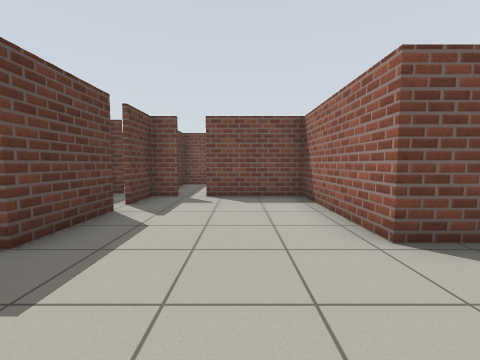
View 1 (above)

18 first-person views from a walk through a robot-simulator world made for Gazebo. The camera is 0.92 m above the floor, tilts 4° down and sees 90° across. The floor is counted in squares, 1 m on a side. Each view is taken from the middle of a square. On the plan, view 1 faces up. The plan holds only what a view shows up to about 10 squares ahead; the rest is blank.

View 2
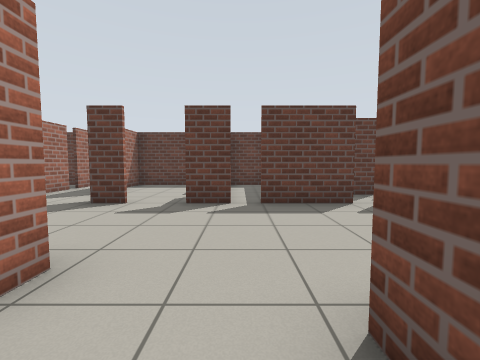

View 3
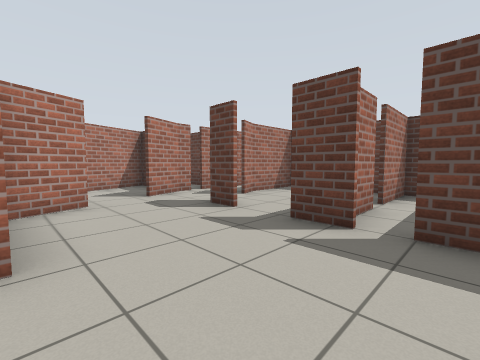

View 4
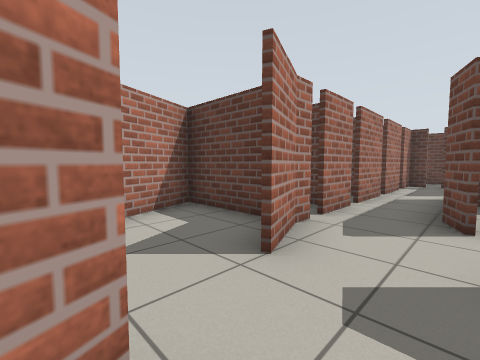

View 5
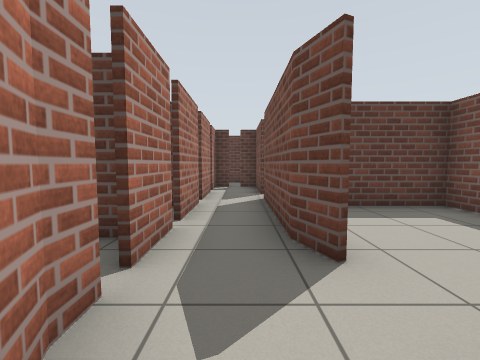

View 6
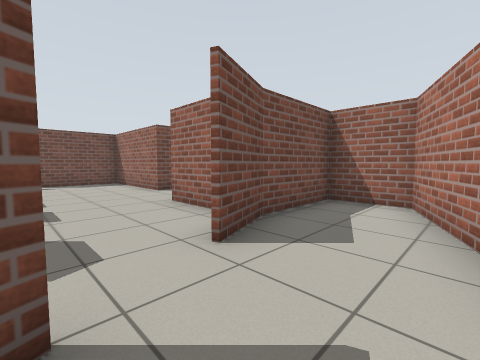

View 7
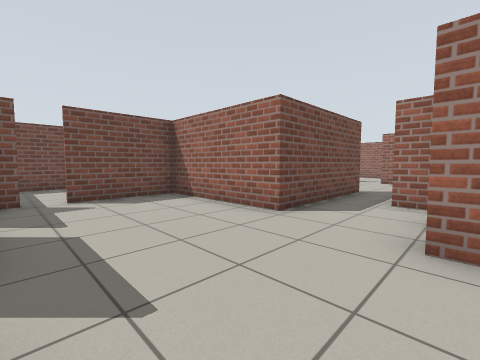

View 8
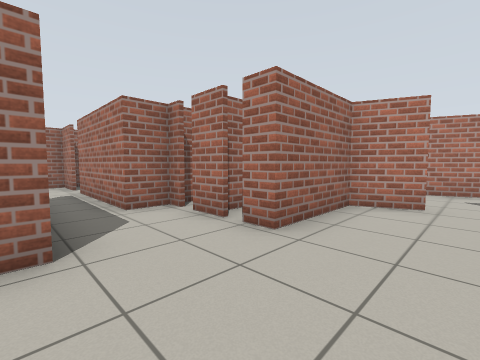

View 9
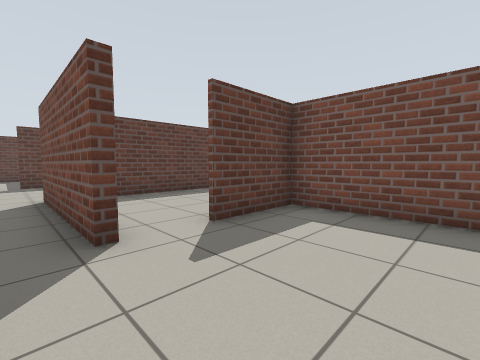

View 10
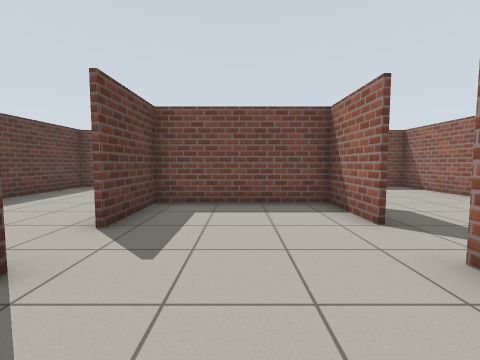

View 11
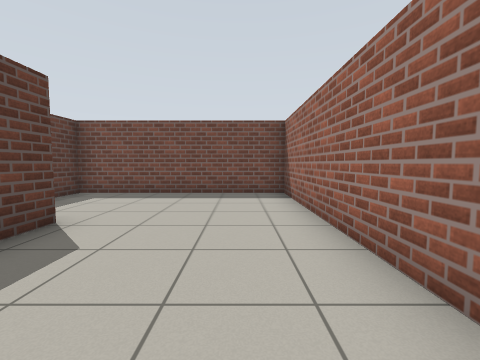

View 12
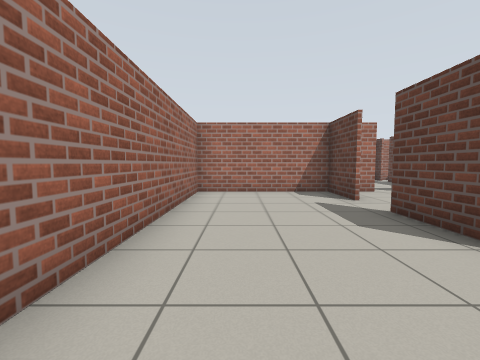

View 13
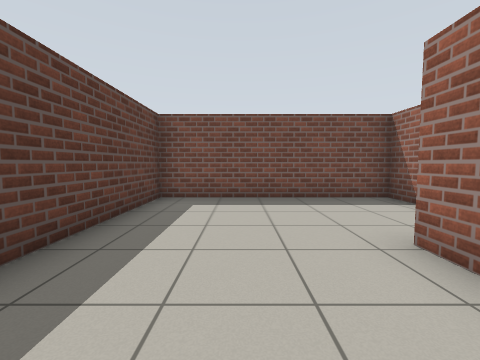

View 14
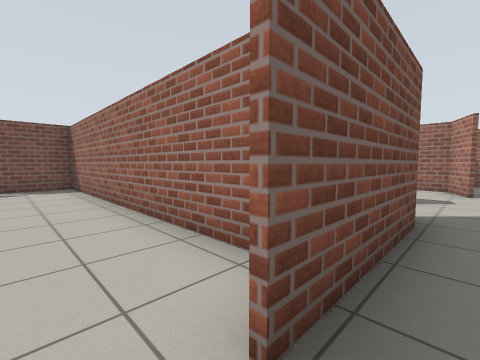

View 15
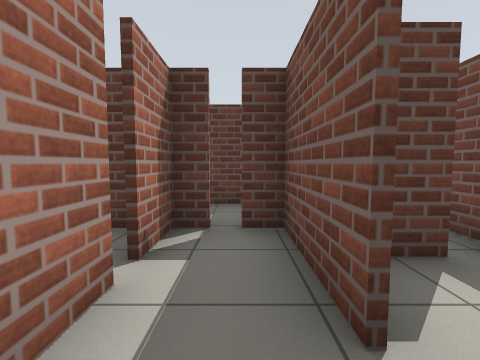

View 16
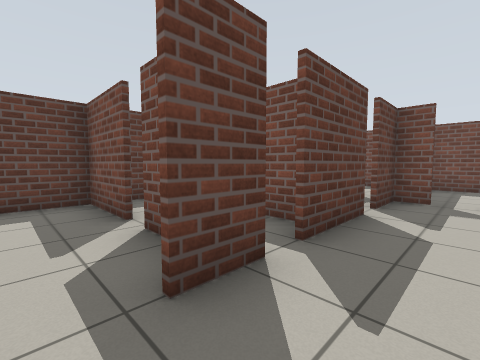

View 17
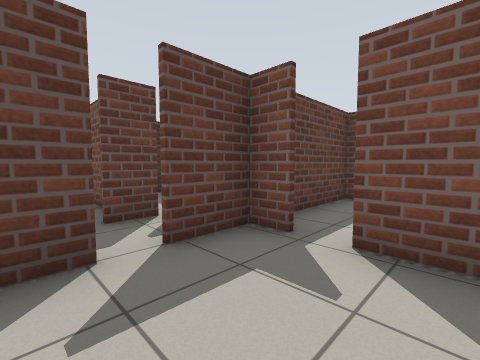

View 18
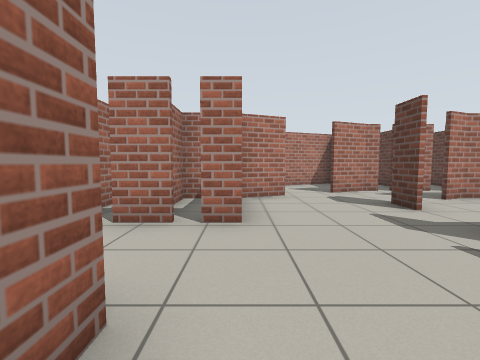

### Floor plan
Key: @ floor where view 1 was taken; # wall or solid block; x gap in a wall; . floor.
Columns run from 13 left of view 1 to 14 right of it. Each row starts with its distance up from view 1.
 10          ###################
  9            #.  #.....#.....#
  8            #.  #.....#.....#
  7     ##   ###x###...#####...#
  6     .#   #.#...#...#...#...#
  5     .#   #.....#...#...#...#
  4     .#   # #...#...........#
  3     .#   ###...#####...#...#
  2     . #  ##............#...#
  1     ..#####......####.######
  0    #..#......@####
 -1    #. #.......####
 -2   ##x####.....####
 -3 #............##..#
 -4 # #x#x#x#x##....##
 -5   #   #.#.#... ##
 -6       # # ####
 -7           ##

Where each view was taken, in squares from view 1:
view 1: 0 up, 0 right, facing up
view 2: 2 up, 3 right, facing left
view 3: 3 up, 1 right, facing down-left
view 4: 2 down, 0 right, facing down-left
view 5: 3 down, 2 left, facing left
view 6: 5 down, 2 left, facing up-right
view 7: 0 up, 2 left, facing up-right
view 8: 3 up, 1 left, facing down-right
view 9: 2 up, 9 right, facing up-left
view 10: 1 up, 8 right, facing up
view 11: 3 up, 13 right, facing up
view 12: 9 up, 13 right, facing down
view 13: 4 up, 4 right, facing up
view 14: 3 down, 9 left, facing up-right
view 15: 3 down, 8 left, facing left
view 16: 0 up, 1 left, facing up-left
view 17: 4 up, 0 right, facing up-left
view 18: 4 up, 1 right, facing down
